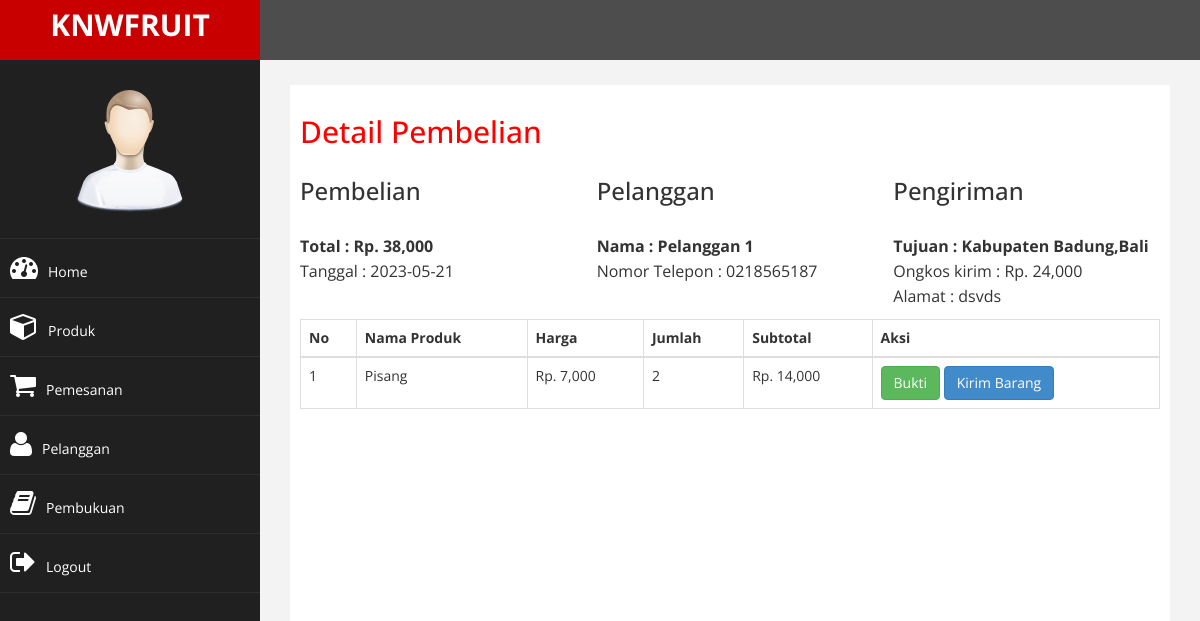
Page /admin/index.php?halaman=detail&id=5 (signed in) on the committed database.
### tables this page shows
CREATE TABLE `pemesanan` (
  `id_pembelian` int(11) NOT NULL,
  `id_pelanggan` int(11) NOT NULL,
  `tanggal_pemesanan` date NOT NULL,
  `total_pemesanan` int(11) NOT NULL,
  `provinsi` varchar(255) NOT NULL,
  `alamat_pengiriman` text NOT NULL,
  `status_pemesanan` varchar(50) NOT NULL DEFAULT 'pending',
  `totalberat` int(11) NOT NULL,
  `distrik` varchar(255) NOT NULL,
  `tipe` varchar(255) NOT NULL,
  `kodepos` varchar(255) NOT NULL,
  `ekspedisi` varchar(255) NOT NULL,
  `paket` varchar(255) NOT NULL,
  `ongkir` int(11) NOT NULL,
  `estimasi` varchar(255) NOT NULL
);

CREATE TABLE `pelanggan` (
  `id_pelanggan` int(11) NOT NULL,
  `email_pelanggan` varchar(50) NOT NULL,
  `password_pelanggan` varchar(15) NOT NULL,
  `nama_pelanggan` varchar(50) NOT NULL,
  `telepon_pelanggan` varchar(15) NOT NULL,
  `alamat_pelanggan` text NOT NULL
);

CREATE TABLE `pemesanan_produk` (
  `id_pemesanan_produk` int(11) NOT NULL,
  `id_pembelian` int(11) NOT NULL,
  `id_produk` int(11) NOT NULL,
  `jumlah` int(100) NOT NULL,
  `nama` varchar(50) NOT NULL,
  `harga` int(11) NOT NULL,
  `subharga` int(11) NOT NULL
);

CREATE TABLE `produk` (
  `id_produk` int(11) NOT NULL,
  `nama_produk` varchar(25) NOT NULL,
  `harga_produk` int(11) NOT NULL,
  `foto_produk` varchar(50) NOT NULL,
  `deskripsi_produk` text NOT NULL,
  `stok_produk` int(10) NOT NULL,
  `berat` int(11) NOT NULL
);

### admin/detail.php (the view)
<h2>Detail Pembelian</h2>
<?php
$ambil = $koneksi->query("SELECT * FROM pemesanan JOIN pelanggan ON pemesanan.id_pelanggan=pelanggan.id_pelanggan WHERE pemesanan.id_pembelian='$_GET[id]'");
$detail = $ambil->fetch_assoc();
?>
<div class="row">
	<div class="col-md-4">
		<h3>Pembelian</h3>
		<p>
			<strong>Total : Rp. <?php echo number_format($detail['total_pemesanan']); ?></strong> <br>
			Tanggal : <?php echo $detail['tanggal_pemesanan']; ?>
		</p>
	</div>
	<div class="col-md-4">
		<h3>Pelanggan</h3>
		<p>
			<strong>Nama : <?php echo $detail['nama_pelanggan']; ?></strong> <br>
			Nomor Telepon : <?php echo $detail['telepon_pelanggan']; ?>
		</p>
	</div>
	<div class="col-md-4">
		<h3>Pengiriman</h3>
		<p>
		<strong>Tujuan : <?= $detail['tipe'] ?> <?= $detail['distrik'] ?>,<?= $detail['provinsi'] ?></strong> <br>
		Ongkos kirim : Rp. <?php echo number_format($detail['ongkir']); ?> <br>
		Alamat : <?php echo $detail['alamat_pengiriman'] ?>
		</p>
	</div>
</div>
<table class="table table-bordered">
	<thead>
		<tr>
			<th>No</th>
			<th>Nama Produk</th>
			<th>Harga</th>
			<th>Jumlah</th>
			<th>Subtotal</th>
			<th>Aksi</th>
		</tr>
	</thead>
	<tbody>
		<?php $nomor=1; ?>
		<?php $ambil=$koneksi->query("SELECT * FROM pemesanan_produk JOIN produk ON pemesanan_produk.id_produk=produk.id_produk WHERE pemesanan_produk.id_pembelian='$_GET[id]' "); ?>
		<?php while($pecah=$ambil->fetch_assoc()) { ?>
		<tr>
			<td><?php echo $nomor; ?></td>
			<td><?php echo $pecah['nama_produk']; ?></td>
			<td>Rp. <?php echo number_format($pecah['harga_produk']) ; ?></td>
			<td><?php echo $pecah['jumlah']; ?></td>
			<td>
				Rp. <?php echo number_format ($pecah['harga_produk']*$pecah['jumlah']); ?>
			</td>
			<td><a href="index.php?halaman=pembayaran&id=<?php echo $pecah['id_pembelian'] ?>" class="btn btn-success">Bukti</a>
			<a href="index.php?halaman=kirim&id=<?php echo $pecah['id_pembelian'] ?>" class="btn btn-primary">Kirim Barang</a>
		</td>
		</tr>
		<?php $nomor++; ?>
		<?php } ?>
	</tbody>
</table>

### admin/assets/css/custom.css (style rules this page uses)
body { font-family: 'Open Sans', sans-serif; }
h2 { color: #f00; }
p { font-size:16px; line-height:25px; padding-top:20px; }

### rows in the picture
pemesanan: total_pemesanan "38,000", tanggal_pemesanan "2023-05-21", id_pelanggan.nama_pelanggan "Pelanggan 1", id_pelanggan.telepon_pelanggan "0218565187", tipe "Kabupaten", distrik "Badung", provinsi "Bali", ongkir "24,000", alamat_pengiriman "dsvds"
pemesanan_produk: id_produk.nama_produk "Pisang", id_produk.harga_produk "7,000", jumlah "2", $pecah['harga_produk']*$pecah['jumlah'] "14,000"
